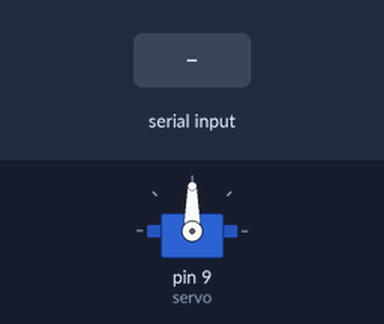
Bench run of a sketch on a simulated Arduino Uno, built with avr-gcc and run on an emulated ATmega328P. Shown: servo. Inputs (shaded band) come from the test bench.

Above: at 1.2 s.
1.3 s: "90,45\n" received over Serial
At 2.3 s:
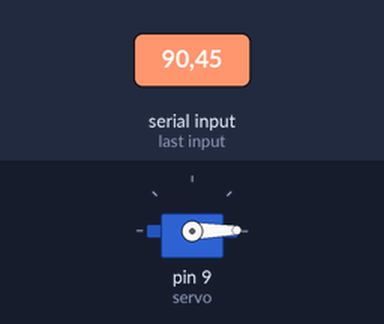
2.8 s: "30,150\n" received over Serial
At 3.4 s:
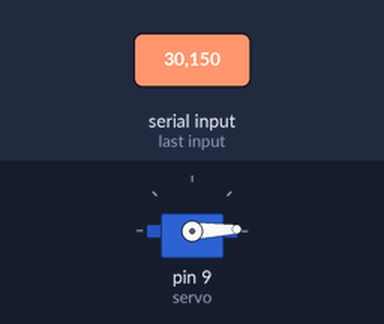
Timing chart, 0 to 5.8 s (numbered marks = the images above; inputs shaded):
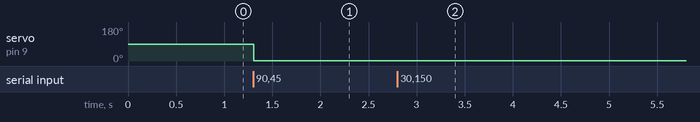

The sketch:

sketch_feb18a.ino
```cpp
#include <Servo.h>

Servo servo;
int prevX = 0;  // Previous x-coordinate
const int centerX = 320;  // Assuming frame width is 640
const int angleIncrement = 1.5;  // Angle increment for each step

void setup() {
  // Initialize serial communication
  Serial.begin(9600 );

  // Attach the servo to pin 9
  servo.attach(9);
  servo.write(90);
}

void loop() {
  // Check if data is available to read from serial
  if (Serial.available() > 0) {
    // Read the raw coordinates from serial
    String data = Serial.readStringUntil('\n');
    int commaIndex = data.indexOf(',');

    // Parse x-coordinate
    int x = data.substring(0, commaIndex).toInt();

    // Calculate deviation from the center
    int devX = x - centerX;

    // Move the servo based on deviation
    int servoAngleX = map(devX, -centerX, centerX, 180, 0);

    // Adjust servo movement increment based on deviation
    int angleIncrementX = servoAngleX - prevX;
    if (angleIncrementX > angleIncrement) {
      servoAngleX = prevX + angleIncrement;
    } else if (angleIncrementX < -angleIncrement) {
      servoAngleX = prevX - angleIncrement;
    }
    prevX = servoAngleX;

    // Set the servo angle
    servo.write(servoAngleX);

    // Reduce delay for more responsiveness
    delay(15);  // Delay to allow servo to reach position
  }
}
```

Measured:
- after the input at 1.3 s, servo on pin 9 (servo): 90° → 1° at once
- after the input at 2.8 s, servo on pin 9 (servo): 1° → 2° at once
